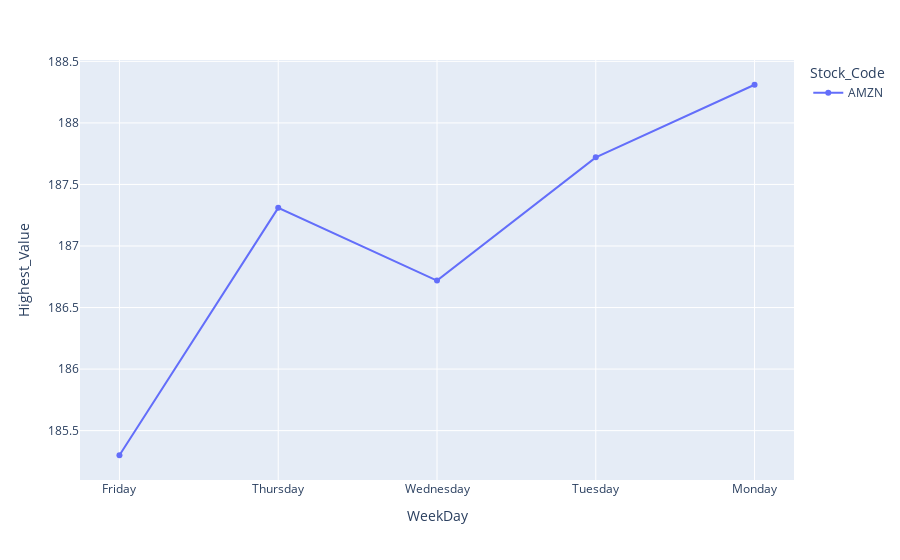

Here is the notebook cell this chart was saved with:
### Code cell
# Line Graph
px.line(cleaned_data[(cleaned_data['Stock_Code'] == 'AMZN') & (cleaned_data['Week'] == 20)], x='WeekDay', y='Highest_Value', color='Stock_Code', markers= True)

### Figure 1 — Plotly figure (JSON) as saved in the notebook; plotly's stock layout.template omitted (floating-point values rounded to 4 significant figures)
{"data": [{"hovertemplate": "Stock_Code=AMZN<br>WeekDay=%{x}<br>Highest_Value=%{y}<extra></extra>", "legendgroup": "AMZN", "line": {"color": "#636efa", "dash": "solid"}, "marker": {"symbol": "circle"}, "mode": "lines+markers", "name": "AMZN", "orientation": "v", "showlegend": true, "type": "scatter", "x": ["Friday", "Thursday", "Wednesday", "Tuesday", "Monday"], "xaxis": "x", "y": [185.3, 187.3, 186.7, 187.7, 188.3], "yaxis": "y"}], "layout": {"legend": {"title": {"text": "Stock_Code"}, "tracegroupgap": 0}, "margin": {"t": 60}, "xaxis": {"anchor": "y", "domain": [0, 1], "title": {"text": "WeekDay"}}, "yaxis": {"anchor": "x", "domain": [0, 1], "title": {"text": "Highest_Value"}}}}
